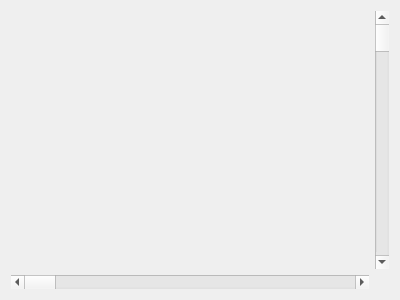
<?xml version="1.0" encoding="UTF-8"?>
<ui version="4.0">
 <class>PatternEditor</class>
 <widget class="QFrame" name="PatternEditor">
  <property name="geometry">
   <rect>
    <x>0</x>
    <y>0</y>
    <width>400</width>
    <height>300</height>
   </rect>
  </property>
  <property name="windowTitle">
   <string>Frame</string>
  </property>
  <property name="styleSheet">
   <string notr="true">PatternEditor {
	border: 0;
}</string>
  </property>
  <layout class="QGridLayout" name="gridLayout">
   <item row="1" column="0">
    <widget class="QScrollBar" name="horizontalScrollBar">
     <property name="orientation">
      <enum>Qt::Horizontal</enum>
     </property>
    </widget>
   </item>
   <item row="0" column="0">
    <widget class="PatternEditorPanel" name="panel" native="true"/>
   </item>
   <item row="0" column="1">
    <widget class="QScrollBar" name="verticalScrollBar">
     <property name="orientation">
      <enum>Qt::Vertical</enum>
     </property>
    </widget>
   </item>
  </layout>
 </widget>
 <customwidgets>
  <customwidget>
   <class>PatternEditorPanel</class>
   <extends>QWidget</extends>
   <header>gui/pattern_editor/pattern_editor_panel.hpp</header>
   <container>1</container>
  </customwidget>
 </customwidgets>
 <resources/>
 <connections/>
</ui>
